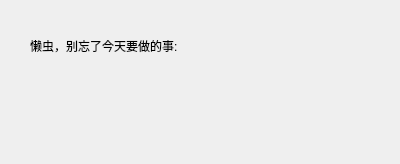
<?xml version="1.0" encoding="UTF-8"?>
<ui version="4.0">
 <class>forRemind</class>
 <widget class="QDialog" name="forRemind">
  <property name="geometry">
   <rect>
    <x>0</x>
    <y>0</y>
    <width>400</width>
    <height>164</height>
   </rect>
  </property>
  <property name="windowTitle">
   <string>Dialog</string>
  </property>
  <widget class="QLabel" name="label">
   <property name="geometry">
    <rect>
     <x>30</x>
     <y>30</y>
     <width>241</width>
     <height>31</height>
    </rect>
   </property>
   <property name="text">
    <string>懒虫，别忘了今天要做的事:</string>
   </property>
  </widget>
  <widget class="QLabel" name="label_2">
   <property name="geometry">
    <rect>
     <x>70</x>
     <y>80</y>
     <width>231</width>
     <height>31</height>
    </rect>
   </property>
   <property name="text">
    <string/>
   </property>
  </widget>
 </widget>
 <resources/>
 <connections/>
</ui>
